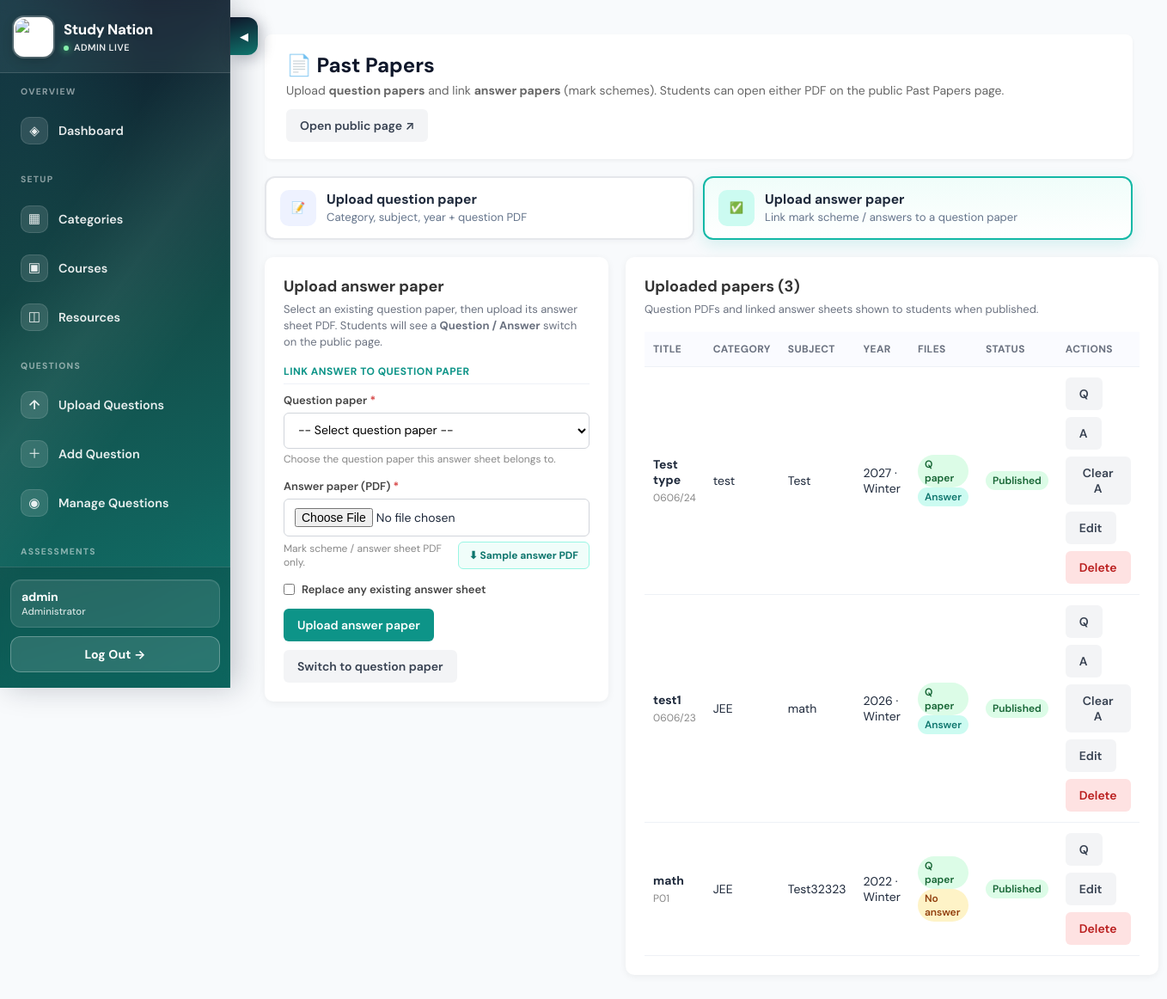
The app's page /admin-panel/manage-past-papers/upload-answer/ (signed in) with its own data.
### courses/models.py (models this page shows, shortened)
class PastPaper(models.Model):
    SEASON_CHOICES = [
        ("", "—"),
        ("summer", "Summer"),
        ("winter", "Winter"),
        ("specimen", "Specimen"),
        ("march", "March"),
        ("june", "June"),
        ("november", "November"),
    ]
    title = models.CharField(
        max_length=255,
        help_text="Display name, e.g. 'Mathematics 0606/23 Summer 2024'",
    )
    category = models.ForeignKey(
        CourseCategory,
        on_delete=models.PROTECT,
        related_name="past_papers",
        help_text="Category / curriculum (e.g. JEE, CIE IGCSE)",
    )
    subject = models.CharField(
        max_length=150,
        help_text="Subject name, e.g. Mathematics, Physics",
        db_index=True,
    )
    year = models.PositiveIntegerField(db_index=True, help_text="Exam year, e.g. 2024")
    season = models.CharField(
        max_length=20, choices=SEASON_CHOICES, blank=True, default=""
    )
    paper_code = models.CharField(
        max_length=50,
        blank=True,
        help_text="Optional code, e.g. 0606/23",
    )
    pdf = models.FileField(
        upload_to="past_papers/",
        validators=[FileExtensionValidator(allowed_extensions=["pdf"])],
        help_text="Full exam question paper PDF",
    )
    answer_pdf = models.FileField(
        upload_to="past_papers/answers/",
        blank=True,
        null=True,
        validators=[FileExtensionValidator(allowed_extensions=["pdf"])],
        help_text="Optional mark scheme / answer sheet PDF linked to this question paper",
    )
    description = models.TextField(blank=True)
    is_published = models.BooleanField(
        default=True,
        help_text="Unpublished papers are hidden from the public Past Papers page",
    )
    created_at = models.DateTimeField(auto_now_add=True)
    updated_at = models.DateTimeField(auto_now=True)
    class Meta:
        ordering = ["-year", "subject", "title"]
        verbose_name = "Past Paper"
        verbose_name_plural = "Past Papers"

class CourseCategory(models.Model):
    name = models.CharField(max_length=100, unique=True)
    description = models.TextField(blank=True)
    icon = models.CharField(max_length=50, default="book")
    created_at = models.DateTimeField(auto_now_add=True)
    class Meta:
        verbose_name_plural = "Course Categories"
        ordering = ["name"]

### admin_panel/views.py (the view)
@admin_required
def upload_past_paper_answer(request):
    if request.method == "POST":
        answer_form = PastPaperAnswerForm(request.POST, request.FILES)
        if answer_form.is_valid():
            paper = answer_form.cleaned_data["past_paper"]
            new_file = answer_form.cleaned_data["answer_pdf"]
            if answer_form.cleaned_data.get("clear_existing") and paper.answer_pdf:
                paper.answer_pdf.delete(save=False)
            elif paper.answer_pdf:
                paper.answer_pdf.delete(save=False)
            paper.answer_pdf = new_file
            paper.save(update_fields=["answer_pdf", "updated_at"])
            messages.success(
                request,
                f'Answer paper linked to "{paper.title}" '
                f"({paper.category.name} · {paper.subject} · {paper.year}).",
            )
            return redirect(
                reverse("admin_panel:manage_past_papers") + "?mode=answer"
            )
        messages.error(request, "Please fix the errors below and try again.")
    else:
        answer_form = PastPaperAnswerForm()
    return render(
        request,
        "admin_panel/manage_past_papers.html",
        _past_papers_page_context(
            answer_form=answer_form, action="Upload", mode="answer"
        ),
    )

### admin_panel/templates/admin_panel/manage_past_papers.html (shortened to what this page needs)
<!DOCTYPE html>
<html lang="en">
  <head>
  </head>
  <body>
    {% include 'admin_panel/_partials/sidebar_slider.html' %}
    <div class="dashboard-wrapper">
      {% include 'admin_panel/_partials/admin_sidebar.html' with active='manage_past_papers' %}
      <main class="main-content">
        <div class="header">
          <div>
            <h1>📄 Past Papers</h1>
            <p>
              Upload <strong>question papers</strong> and link <strong>answer papers</strong> (mark schemes).
              Students can open either PDF on the public Past Papers page.
            </p>
          </div>
          <a class="btn btn-ghost" href="/past-papers/" target="_blank">Open public page ↗</a>
        </div>
        <div class="mode-tabs" role="tablist" aria-label="Past paper upload type">
          <a
            class="mode-tab {% if mode != 'answer' %}is-active{% endif %}"
            href="{% url 'admin_panel:manage_past_papers' %}?mode=question"
            role="tab"
            aria-selected="{% if mode != 'answer' %}true{% else %}false{% endif %}"
          >
            <span class="mode-tab-icon" aria-hidden="true">📝</span>
            <span>
              <strong>Upload question paper</strong>
              <span>Category, subject, year + question PDF</span>
            </span>
          </a>
          <a
            class="mode-tab mode-answer {% if mode == 'answer' %}is-active{% endif %}"
            href="{% url 'admin_panel:manage_past_papers' %}?mode=answer"
            role="tab"
            aria-selected="{% if mode == 'answer' %}true{% else %}false{% endif %}"
          >
            <span class="mode-tab-icon" aria-hidden="true">✅</span>
            <span>
              <strong>Upload answer paper</strong>
              <span>Link mark scheme / answers to a question paper</span>
            </span>
          </a>
        </div>
        <div class="grid-2">
          {% if mode == 'answer' and action != 'Edit' %}
            <section class="card">
              <h2>Upload answer paper</h2>
              <p class="card-sub">
                Select an existing question paper, then upload its answer sheet PDF.
                Students will see a <strong>Question / Answer</strong> switch on the public page.
              </p>
              <form
                method="post"
                enctype="multipart/form-data"
                action="{% url 'admin_panel:upload_past_paper_answer' %}"
                novalidate
              >
                <div class="section-label teal">Link answer to question paper</div>
                <div class="form-group">
                  <label for="{{ answer_form.past_paper.id_for_label }}">
                    Question paper <span class="req">*</span>
                  </label>
                  {{ answer_form.past_paper }}
                  {% if answer_form.past_paper.help_text %}
                    <div class="help">{{ answer_form.past_paper.help_text }}</div>
                  {% endif %}
                </div>
                <div class="form-group">
                  <label for="{{ answer_form.answer_pdf.id_for_label }}">
                    Answer paper (PDF) <span class="req">*</span>
                  </label>
                  {{ answer_form.answer_pdf }}
                  <div class="sample-row">
                    <div class="help">
                      {% if answer_form.answer_pdf.help_text %}
                        {{ answer_form.answer_pdf.help_text }}
                      {% else %}
                        Mark scheme / answer sheet PDF only.
                      {% endif %}
                    </div>
                    <a
                      class="btn-sample teal"
                      href="{% url 'admin_panel:download_sample_past_paper_answer' %}"
                      title="Download a sample answer paper PDF"
                    >
                      ⬇ Sample answer PDF
                    </a>
                  </div>
                </div>
                <div class="form-group">
                  <label style="display:flex; align-items:center; gap:8px; font-weight:600;">
                    {{ answer_form.clear_existing }}
                    Replace any existing answer sheet
                  </label>
                </div>
                <div style="display:flex; gap:10px; margin-top:10px; flex-wrap:wrap;">
                  <button type="submit" class="btn btn-answer">Upload answer paper</button>
                  <a class="btn btn-ghost" href="{% url 'admin_panel:manage_past_papers' %}?mode=question">
                    Switch to question paper
                  </a>
                </div>
              </form>
            </section>
          {% endif %}
          <section class="card">
            <h2>Uploaded papers ({{ papers|length }})</h2>
            <p class="card-sub">Question PDFs and linked answer sheets shown to students when published.</p>
            {% if papers %}
              <div style="overflow-x:auto;">
                <table>
                  <thead>
                    <tr>
                      <th>Title</th>
                      <th>Category</th>
                      <th>Subject</th>
                      <th>Year</th>
                      <th>Files</th>
                      <th>Status</th>
                      <th>Actions</th>
                    </tr>
                  </thead>
                  <tbody>
                    {% for p in papers %}
                      <tr>
                        <td>
                          <strong>{{ p.title }}</strong>
                          {% if p.paper_code %}<div class="help">{{ p.paper_code }}</div>{% endif %}
                        </td>
                        <td>{{ p.category.name }}</td>
                        <td>{{ p.subject }}</td>
                        <td>{{ p.year }}{% if p.season %} · {{ p.get_season_display }}{% endif %}</td>
                        <td>
                          {% if p.pdf %}
                            <span class="badge badge-on">Q paper</span>
                          {% endif %}
                          {% if p.answer_pdf %}
                            <span class="badge badge-answer">Answer</span>
                          {% else %}
                            <span class="badge badge-no-answer">No answer</span>
                          {% endif %}
                        </td>
                        <td>
                          {% if p.is_published %}
                            <span class="badge badge-on">Published</span>
                          {% else %}
                            <span class="badge badge-off">Hidden</span>
                          {% endif %}
                        </td>
                        <td>
                          <div class="actions">
                            {% if p.pdf %}
                              <a class="btn btn-ghost" href="{{ p.pdf.url }}" target="_blank" title="Question PDF">Q</a>
                            {% endif %}
                            {% if p.answer_pdf %}
                              <a class="btn btn-ghost" href="{{ p.answer_pdf.url }}" target="_blank" title="Answer PDF">A</a>
                              <form method="post" action="{% url 'admin_panel:clear_past_paper_answer' p.id %}" onsubmit="return confirm('Remove answer sheet from this paper?');">
                                <button type="submit" class="btn btn-ghost" title="Remove answer sheet">Clear A</button>
                              </form>
                            {% endif %}
                            <a class="btn btn-ghost" href="{% url 'admin_panel:edit_past_paper' p.id %}">Edit</a>
                            <form method="post" action="{% url 'admin_panel:delete_past_paper' p.id %}" onsubmit="return confirm('Delete this past paper and its files?');">
                              <button type="submit" class="btn btn-danger">Delete</button>
                            </form>
                          </div>
                        </td>
                      </tr>
                    {% endfor %}
                  </tbody>
                </table>
              </div>
            {% else %}
              <div class="empty">
                No past papers yet.<br />
                Use <strong>Upload question paper</strong> to add a PDF with Category, Subject, and Year.
              </div>
            {% endif %}
          </section>
        </div>
      </main>
    </div>
  </body>
</html>

### admin_panel/templates/admin_panel/_partials/admin_sidebar.html (shortened to what this page needs)
<aside class="sidebar" id="adminSidebar" aria-label="Admin navigation">
  <div class="sidebar-header">
    <a class="sidebar-brand" href="{% url 'admin_panel:dashboard' %}">
      <img
        src="/media/study_nation_logo.jpeg"
        alt="Study Nation"
        class="sidebar-logo"
      />
      <div class="sidebar-brand-text">
        <strong>Study Nation</strong>
        <span>Admin live</span>
      </div>
    </a>
  </div>
  <nav class="sidebar-nav-wrap" aria-label="Main">
    <ul class="sidebar-nav">
      <li class="sidebar-section-label">Overview</li>
      <li>
        <a href="{% url 'admin_panel:dashboard' %}" class="{% if active == 'dashboard' %}active{% endif %}">
          <span class="nav-ico">◈</span> Dashboard
        </a>
      </li>
      <li class="sidebar-section-label">Setup</li>
      <li>
        <a href="{% url 'admin_panel:manage_categories' %}" class="{% if active == 'manage_categories' %}active{% endif %}">
          <span class="nav-ico">▦</span> Categories
        </a>
      </li>
      <li>
        <a href="{% url 'admin_panel:manage_courses' %}" class="{% if active == 'manage_courses' %}active{% endif %}">
          <span class="nav-ico">▣</span> Courses
        </a>
      </li>
      <li>
        <a href="{% url 'admin_panel:manage_resources' %}" class="{% if active == 'manage_resources' %}active{% endif %}">
          <span class="nav-ico">◫</span> Resources
        </a>
      </li>
      <li class="sidebar-section-label">Questions</li>
      <li>
        <a href="{% url 'admin_panel:csv_upload' %}" class="{% if active == 'csv_upload' %}active{% endif %}">
          <span class="nav-ico">↑</span> Upload Questions
        </a>
      </li>
      <li>
        <a href="{% url 'admin_panel:manual_question' %}" class="{% if active == 'manual_question' %}active{% endif %}">
          <span class="nav-ico">＋</span> Add Question
        </a>
      </li>
      <li>
        <a href="{% url 'admin_panel:manage_questions' %}" class="{% if active == 'manage_questions' %}active{% endif %}">
          <span class="nav-ico">◉</span> Manage Questions
        </a>
      </li>
      <li class="sidebar-section-label">Assessments</li>
    </ul>
  </nav>
  <div class="sidebar-footer">
    <div class="sidebar-user">
      <strong>
        {% if admin_user %}
          {{ admin_user.user.username }}
        {% elif user.is_authenticated %}
          {{ user.username }}
        {% else %}
          Admin
        {% endif %}
      </strong>
      <span>Administrator</span>
    </div>
    <a href="{% url 'admin_panel:logout' %}" class="logout-btn">Log Out →</a>
  </div>
</aside>

### records on screen
PastPaper: title "Test type", paper_code "0606/24", category.name "test", subject "Test", year "2027", season "Winter", shows "Q paper", shows "Answer", is_published "Published"
PastPaper: title "test1", paper_code "0606/23", category.name "JEE", subject "math", year "2026", season "Winter", shows "Q paper", shows "Answer", is_published "Published"
PastPaper: title "math", paper_code "P01", category.name "JEE", subject "Test32323", year "2022", season "Winter", shows "Q paper", answer_pdf "No answer", is_published "Published"

### other values on screen
{{ user.username }} "admin"
{{ answer_form.past_paper.help_text }} "Choose the question paper this answer sheet belongs to."
{{ answer_form.answer_pdf.help_text }} "Mark scheme / answer sheet PDF only."
{{ papers|length }} "3"
